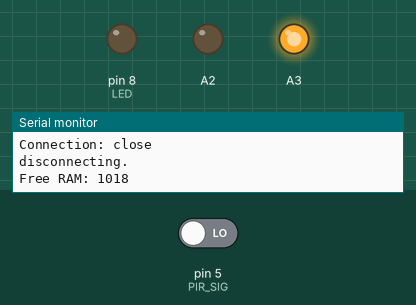
Recording of a sketch running on a simulated Arduino Uno, built for the host (arithmetic inside an expression is 32-bit, double 64-bit). Parts: output pins drawn as LEDs (lit = HIGH), the last lines printed to the serial monitor. The test bench sets the inputs (shaded band); at power-on: pin 5 (PIR_SIG) LOW. Uploads are accepted with an empty reply; pins used as bus, display or sensor lines are not drawn.

Above: at 4.5 s.
4.6 s: pin 5 (PIR_SIG) driven HIGH
At 6.1 s:
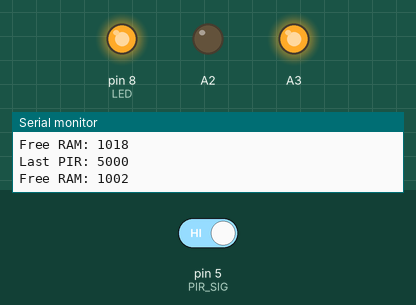
8.0 s: pin 5 (PIR_SIG) driven LOW
At 8.4 s:
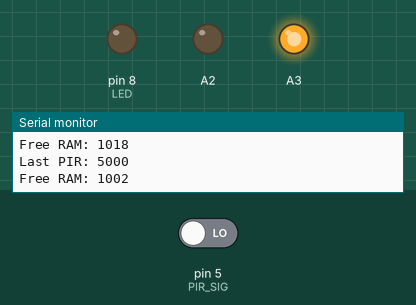
Timing chart, 0 to 11.0 s (numbered marks = the images above; inputs shaded):
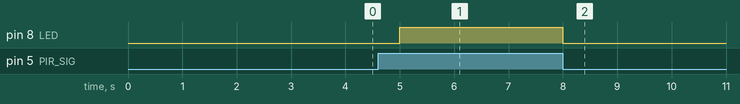

The sketch:

SMS_PIR.ino
```cpp
/* GSM_IR with timestamp

  Each PIR input is counted and the time recorded.
  */

#define DEBUG  1 // Set 1 for serial debug messages or 0 to silence
#define SMS_ON 1 // Set 1 to send SMSs or 0 to ignore sending

#include "TimerOne.h" // http://playground.arduino.cc/Code/Timer1
#include <GSM.h>
#include <avr/pgmspace.h>

#define PIR_VCC 6
#define PIR_SIG 5
#define PIR_GND 4
#define LED 8

// APN data
#define GPRS_APN       "MY_APN" // replace your GPRS APN
#define GPRS_LOGIN     "LOGIN"    // replace with your GPRS login
#define GPRS_PASSWORD  "PASSWORD" // replace with your GPRS password
#define PINNUMBER "" // if the SIM has a pin code set

GSMClient client;
GPRS gprs;
GSM gsmAccess;
GSM_SMS sms;

// api format is http://<server>/api/<function>/<uuid> with a GET request
char server[] = "example.com"; // replace with your server domain
char uuid[] = "devicePhoneNum"; // replace with a UUID e.g. the phone number of the sim on the GSM shield
int port = 80;

char remoteNum[20] = "+44myphonenumber"; // replace with your mobile number (use the international format)

//flags
#if DEBUG == 1
volatile boolean pirSignal = false;
#endif
volatile boolean lastSignal = false;
volatile boolean sendNotifications = false;
volatile boolean sendRepeat = false;
boolean sendNotify = false;

//variables
volatile unsigned long lastPir;
unsigned long lastNotify;
unsigned long lastPing;
unsigned long allowedTimeGap = 5; //minutes
const unsigned long notifyRepeatTime PROGMEM = 10; //minutes

//SMS strings in progmem
prog_char noMove[] PROGMEM = "I've seen no movement for ";
prog_char waitStr[] PROGMEM = " minutes before alert.";
prog_char waitStr2[] PROGMEM = "Last movement ";

PROGMEM const char *string_table[] = {
  noMove,
  waitStr,
  waitStr2
};

#define TXT_BUF 35

// Timer interrupt to check PIR sensor status
// and reset flags as necessary
void check_pir() {
  boolean currentSignal = digitalRead(PIR_SIG);
  digitalWrite(LED, currentSignal);

  if (lastSignal == false && currentSignal == true) {
#if DEBUG > 0
    pirSignal = true;
#endif
    sendRepeat = false;
    lastPir = millis();
  }

  lastSignal = currentSignal;
}


void setup() {
#if DEBUG > 0
  Serial.begin(9600);
  Serial.println(F("GSM_PIR"));
  Serial.println(F("======="));
#endif

  //Setup the pins for the PIR and LED
  pinMode(PIR_VCC, OUTPUT);
  digitalWrite(PIR_VCC, HIGH);
  pinMode(PIR_GND, OUTPUT);
  digitalWrite(PIR_GND, LOW);
  pinMode(PIR_SIG, INPUT);
  pinMode(LED, OUTPUT);
  digitalWrite(LED, LOW);

  // Set the regular pir_check counter
  Timer1.initialize(500000UL);
  Timer1.attachInterrupt(check_pir);

  //Setup the RTC
  pinMode(A3, OUTPUT);
  digitalWrite(A3, HIGH);
  pinMode(A2, OUTPUT);
  digitalWrite(A2, LOW);

  //connect to GSM
  boolean notConnected = true;
  while(notConnected)
  {
    if( (gsmAccess.begin(PINNUMBER)==GSM_READY) &
      (gprs.attachGPRS(GPRS_APN, GPRS_LOGIN, GPRS_PASSWORD)==GPRS_READY) )
    {
      notConnected = false;
    } else {
#if DEBUG==1
      Serial.println(F("Not connected"));
#endif
      delay(1000);
    }
  }
#if DEBUG==1
  Serial.println(F("GSM initialized"));
#endif

  // send a power-up ping
  send_GET("ping");

  //zero the last's from the current time
  lastPing = millis();
  lastPir = millis();
  lastNotify = millis();

  free_RAM();
}


void loop() {
#if DEBUG == 1
  //Report lastPir
  if (pirSignal == true) {
    pirSignal = false;

    Serial.print(F("Last PIR: "));
    Serial.println(lastPir);
    free_RAM();
  }
#endif

  //Has motion been seen in the last x minutes?
  if ( sendRepeat == false
    && millis() - lastPir > allowedTimeGap*60UL*1000UL )
  {
#if DEBUG == 1
    Serial.println(F("Send first notify"));
#endif
#if SMS_ON == 1
    char txtMsg[TXT_BUF];
    int smsError = alert_SMS(txtMsg, TXT_BUF, (millis() - lastPir) / (60UL*1000UL));
    send_SMS(remoteNum, txtMsg);
#endif
    lastNotify = millis();
    sendNotify = true;
    sendRepeat = true;
    free_RAM();
  }

  //Has no motion been seen, and we've reached the repeat time.
  if ( sendRepeat == true
    && millis() - lastNotify > notifyRepeatTime*60UL*1000UL )
  {
#if DEBUG == 1
    Serial.println(F("Send repeat notify"));
#endif
#if SMS_ON == 1
    char txtMsg[TXT_BUF];
    int smsError = alert_SMS(txtMsg, TXT_BUF, (millis() - lastPir) / (60UL*1000UL));
    send_SMS(remoteNum, txtMsg);
#endif
    lastNotify = millis();
    sendNotify = true;
    free_RAM();
  }

  //Send the notify GET
  if (sendNotify == true) {
    int getError = send_GET("notify");
    sendNotify = false;
    free_RAM();
  }

  //Parse incoming any incoming SMS
  if (sms.available()) {
#if DEBUG == 1
    Serial.println(F("Parsing incoming SMS"));
#endif
    //update the remote number to the last that contacted in
    sms.remoteNumber(remoteNum, 20);

    int smsError = parse_SMS();
    if (smsError == 1) {
      char txtMsg[TXT_BUF];
      response_SMS(txtMsg, TXT_BUF, allowedTimeGap);
      send_SMS(remoteNum, txtMsg);
    }
    if (smsError > 0 ) {
      char txtMsg[TXT_BUF];
      status_SMS(txtMsg, TXT_BUF, (millis() - lastPir) / (60UL*1000UL));
      send_SMS(remoteNum, txtMsg);
    }
  }

  //Send keepalive ping every 30 minutes
  if (millis() - lastPing > (30UL*60UL*1000UL)) {
    send_GET("ping");
    free_RAM();
  }
}


// Send alert to server if no movement seen after time limit
int send_GET(char functn[7]) {
  if (client.connect(server, port)) {
#if DEBUG == 1
    Serial.println("connected");
#endif
    // Make a HTTP request:
    client.print(F("GET /api/"));
    client.print(functn);
    client.print(F("/"));
    client.print(uuid);
    client.println(F(" HTTP/1.1"));
    client.print(F("Host: "));
    client.println(server);
    client.println(F("Connection: close"));
    client.println();
#if DEBUG == 1
    Serial.print(F("GET /api/"));
    Serial.print(functn);
    Serial.print(F("/"));
    Serial.print(uuid);
    Serial.println(F(" HTTP/1.1"));
    Serial.print(F("Host: "));
    Serial.println(server);
    Serial.println(F("Connection: close"));
    Serial.println();
#endif
  } else {
#if DEBUG == 1
    Serial.println(F("connection failed"));
#endif
    return 0;
  }

  boolean waiting = true;
  while (waiting == true) {
    if (client.available()) {
      char c = client.read();
#if DEBUG == 1
      Serial.print(c);
#endif
    }


    // if the server's disconnected, stop the client:
    if (!client.available() && !client.connected()) {
#if DEBUG == 1
      Serial.println();
      Serial.println(F("disconnecting."));
#endif
      client.stop();

      waiting = false;
    }
  }
  return 1;
}


// Read incoming SMS and adjust default settings
int parse_SMS() {
  char messageBuffer[31];
  int pointer;
#if DEBUG==1
  Serial.println(F("parse_for_allowed_time"));
  free_RAM();
#endif
  while(sms.peek() && pointer < 30) {
    messageBuffer[pointer] = sms.read();
    pointer++;
  }
  sms.flush();
  messageBuffer[pointer] = '\0';
#if DEBUG ==1
  Serial.println(messageBuffer);
#endif
  //if there's a W or w at the start, assume it's a "wait for" command
  if (messageBuffer[0] == 'W' || messageBuffer[0] == 'w') {
    unsigned int value = 0;
    pointer = 0;
    int n = 0;
    while (n < 30) {
      if (messageBuffer[n] >= '0' && messageBuffer[n] <= '9') {
        pointer = n;
        n = 31;
      }
      n++;
    }
    while (messageBuffer[pointer] >='0' && messageBuffer[pointer] <='9') {
      value = value * 10 + messageBuffer[pointer] - '0';
      pointer++;
    }
    allowedTimeGap = value;
    return 1;
  } else if (messageBuffer[0] == 'S' || messageBuffer[0] == 's') {
    return 2;
  } else {
    return 0;
  }
}


// Send SMS alert to user if no movement seen after time limit
int alert_SMS(char* txtMsg, int buflen, unsigned long gap) {
  char buf[11];
  strcpy_P(txtMsg, (char*)pgm_read_word(&(string_table[0])));
  sprintf(buf, "%lu", gap);
  strcat(txtMsg, buf);
  strcat(txtMsg, " minutes");
}


// Send SMS response to changed settings
int response_SMS(char* txtMsg, int buflen, unsigned long gap) {
  char buf[11];
  strcpy(txtMsg, "Waiting ");
  sprintf(buf, "%lu", gap);
  strcat(txtMsg, buf);
  strcat_P(txtMsg, (char*)pgm_read_word(&(string_table[1])));
}

// Send SMS response to show status
int status_SMS(char* txtMsg, int buflen, unsigned long gap) {
  char buf[11];
  strcpy_P(txtMsg, (char*)pgm_read_word(&(string_table[2])));
  sprintf(buf, "%lu", gap);
  strcat(txtMsg, buf);
  strcat(txtMsg, " minutes ago.");
}

// Send the message
int send_SMS(char* recievingNumber, char* txtMsg) {
  #if DEBUG==1
  Serial.print(F("SENDING: "));
  Serial.println(txtMsg);
#endif

#if SMS_ON==1
  int test = sms.beginSMS(recievingNumber);
  if (test == 1) {
    sms.print(txtMsg);
    sms.endSMS();
  } else {
    return 0;
  }
#endif
  free_RAM();
#if DEBUG==1
  Serial.println(F("COMPLETE"));
#endif
  return 1;
}

int free_RAM() {
#if DEBUG==1
  extern int __heap_start, *__brkval;
  int v;
  Serial.print(F("Free RAM: "));
  Serial.println((int) &v - (__brkval == 0 ? (int) &__heap_start : (int) __brkval));
#endif
}
```

Measured:
- after the input at 4.6 s, pin 8 (LED): LOW → HIGH after 0.40 s
- after the input at 8.0 s, pin 8 (LED): HIGH → LOW at once
